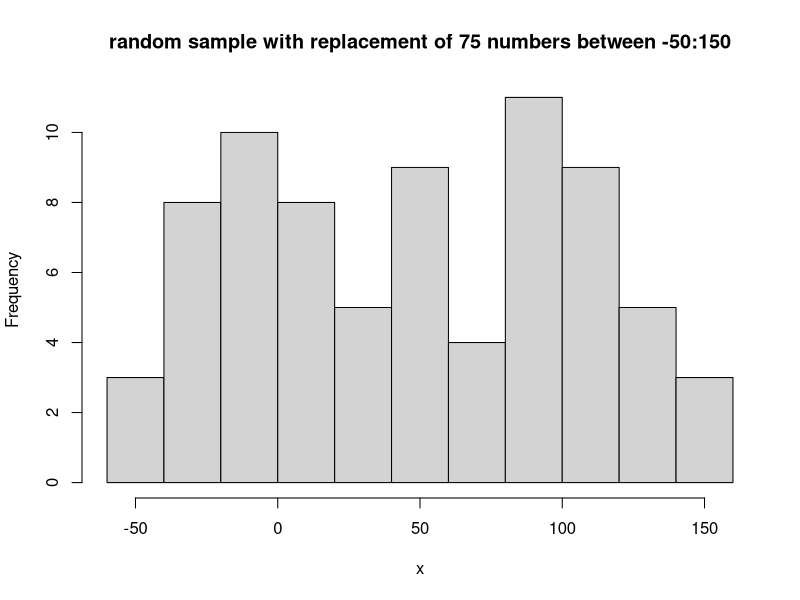
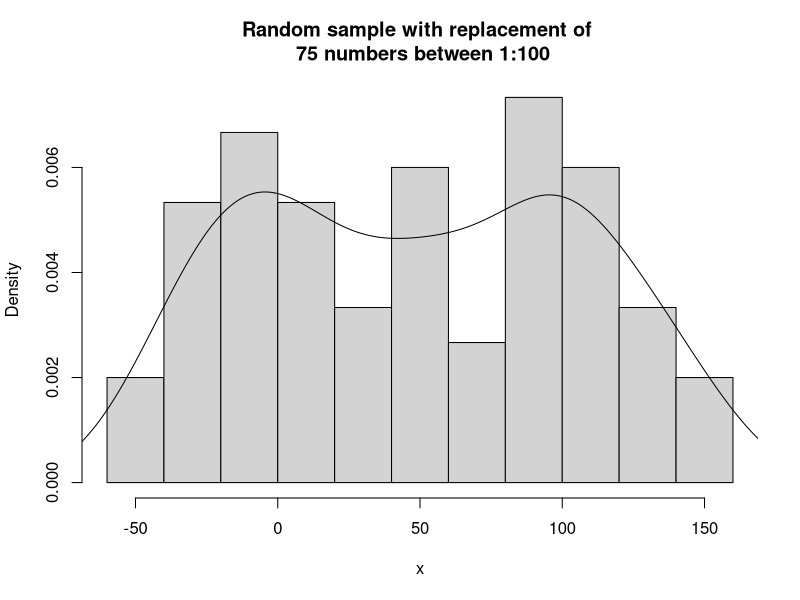
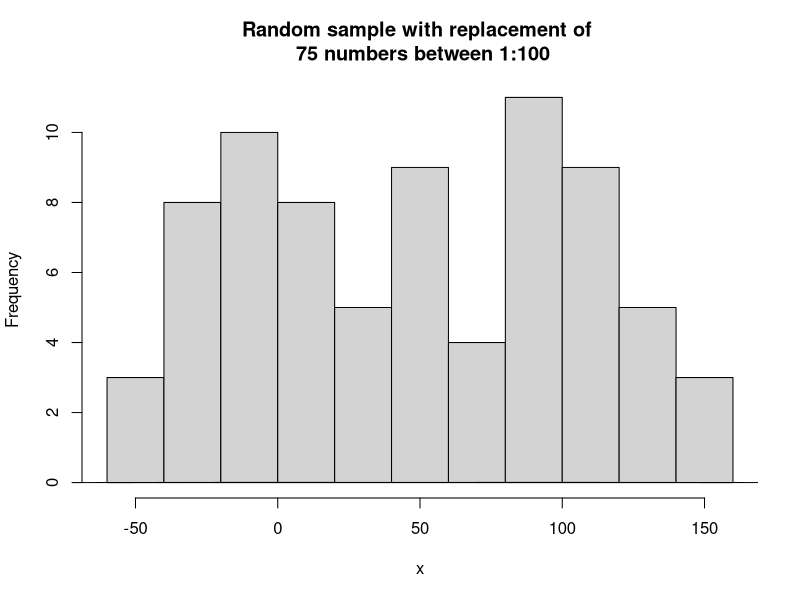
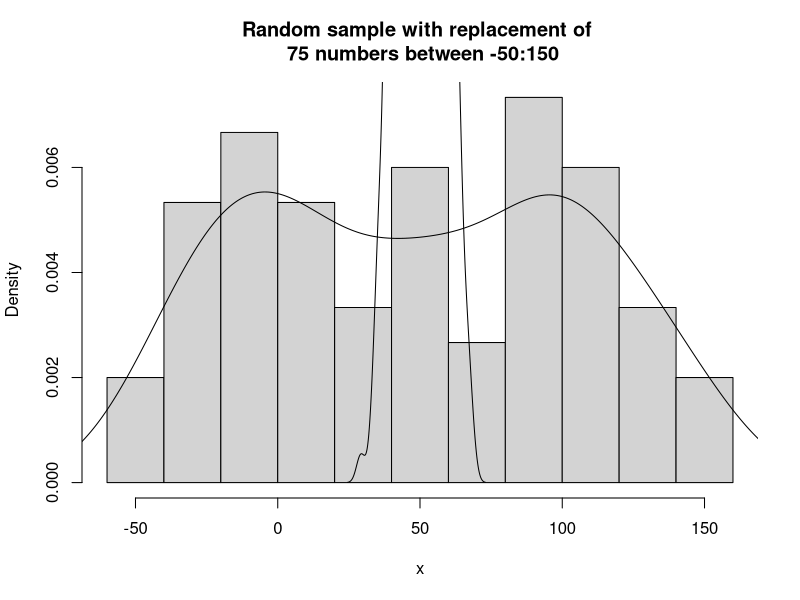
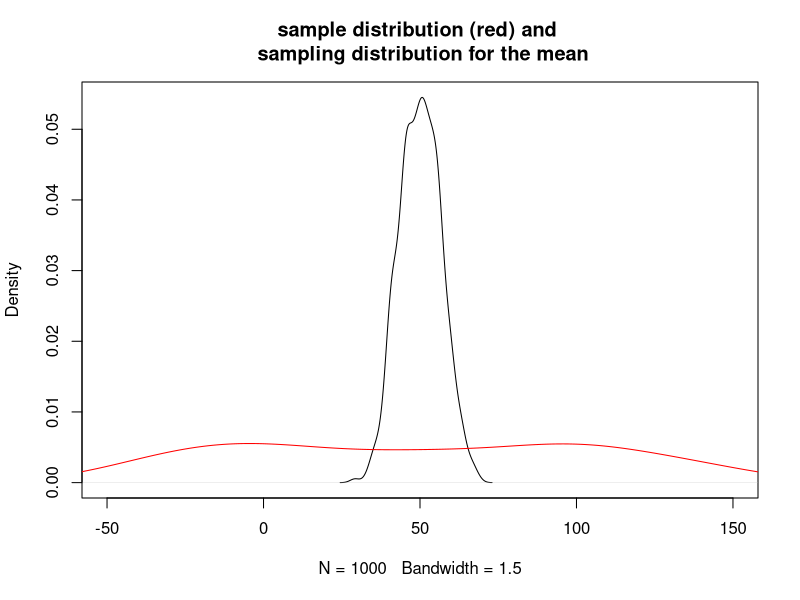

Write the R code that produced these figures, in order.
## ---- chunk 1
set.seed(1000)
x <- sample(-50:150,75,TRUE) #TRUE is with replacement
hist(x,main="random sample with replacement of 75 numbers between -50:150")
## ---- chunk 2
hist(x,main="Random sample with replacement of \n 75 numbers between 1:100",freq=F) # \n insets a carriage return
lines(density(x))
## ---- chunk 3
hist(x,main="Random sample with replacement of \n 75 numbers between 1:100",freq=TRUE) # \n insets a carriage return
lines(density(x))
## ---- chunk 4
reps <- 1000
n <- 75
pop <- -50:150
set.seed(200)
xMat <- matrix(sample(pop,reps*n,T),nrow=75)
samplingDist <- apply(xMat,2,mean) # I am applying a function to the 2nd dimension (columns) of the matrix
length(samplingDist) # make sure I have the expected number of means (= to reps above)
## ---- chunk 5
hist(x,main="Random sample with replacement of \n 75 numbers between -50:150",freq=F,cex=0.5)
lines(density(x))
lines(density(samplingDist))
## ---- chunk 6
plot(density(samplingDist), xlim=c(min(pop),max(pop)),main="sample distribution (red) and \n sampling distribution for the mean")
lines(density(x), col="red")
